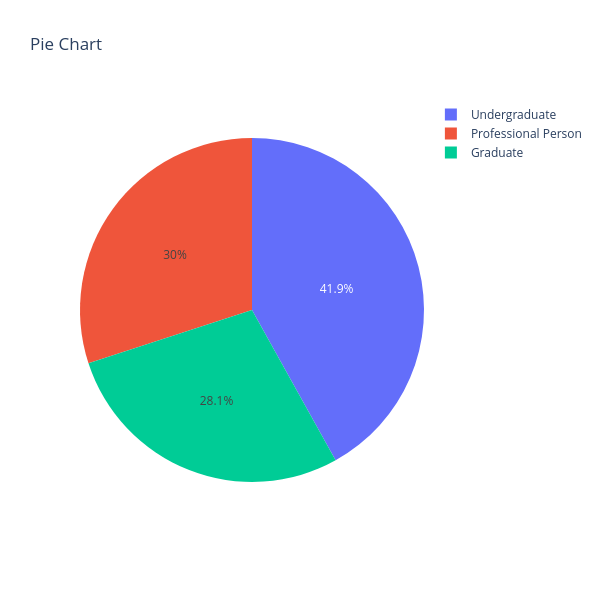

The notebook cell this image was saved under:
### Code cell
fig=px.pie(data, values= education_dis, names=education_dis.index, title= "Pie Chart", width=600, height=600)
fig.show()

### Figure 1 — Plotly figure (JSON) as saved in the notebook; plotly's stock layout.template omitted (floating-point values rounded to 4 significant figures)
{"data": [{"domain": {"x": [0, 1], "y": [0, 1]}, "hovertemplate": "label=%{label}<br>value=%{value}<extra></extra>", "labels": ["Graduate", "Professional Person", "Undergraduate"], "legendgroup": "", "name": "", "showlegend": true, "type": "pie", "values": [1403, 1501, 2096]}], "layout": {"height": 600, "legend": {"tracegroupgap": 0}, "title": {"text": "Pie Chart"}, "width": 600}}
